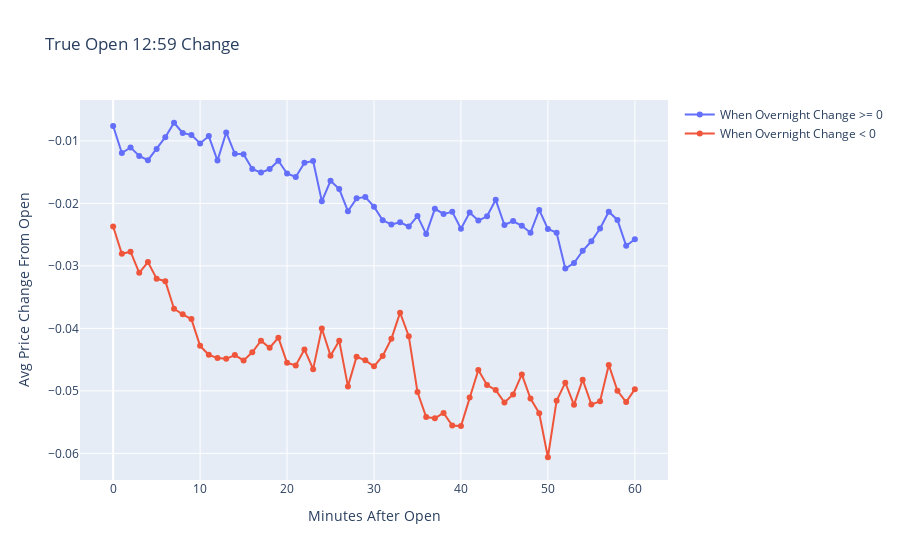
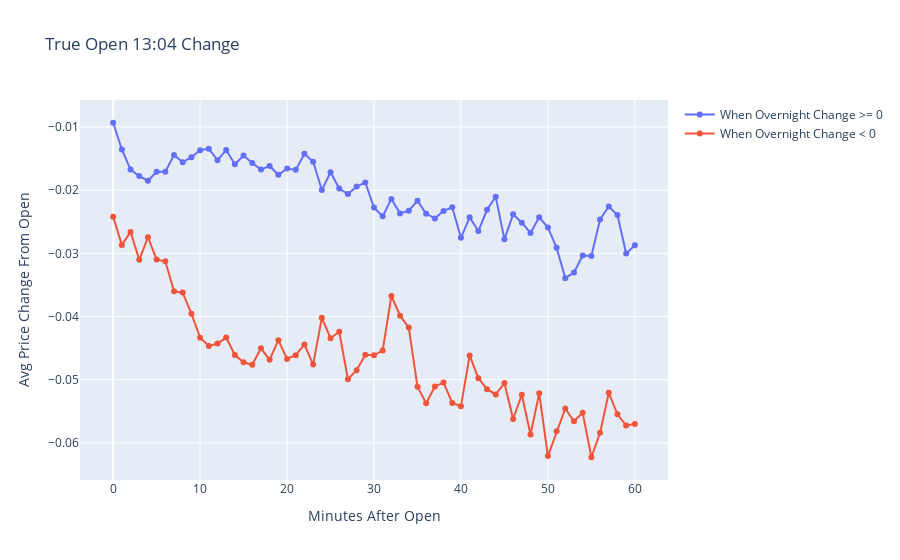
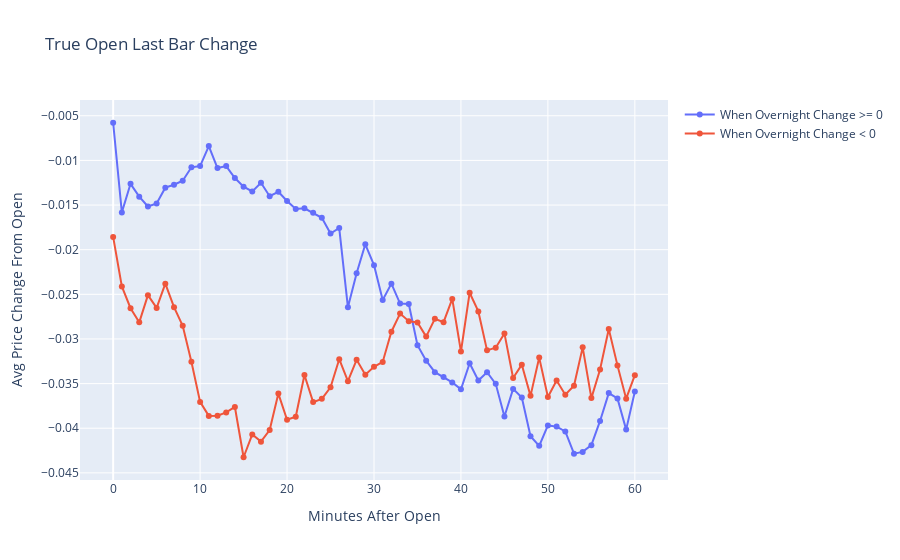

Notebook cell for these charts, in order:
### Code cell
fig1 = generate_figure(
  intraday_price_changes_split_df=true_open_twelve_fifty_nine_intraday_average_changes_df,
  fig_title='True Open 12:59 Change'
  )
fig2 = generate_figure(
  intraday_price_changes_split_df=true_open_thirteen_oh_four_intraday_average_changes_df,
  fig_title='True Open 13:04 Change'
  )
fig3 = generate_figure(
  intraday_price_changes_split_df=true_open_last_bar_intraday_average_changes_df,
  fig_title='True Open Last Bar Change'
  )
figures = [fig1, fig2, fig3]
for fig in figures:
  fig.show()
